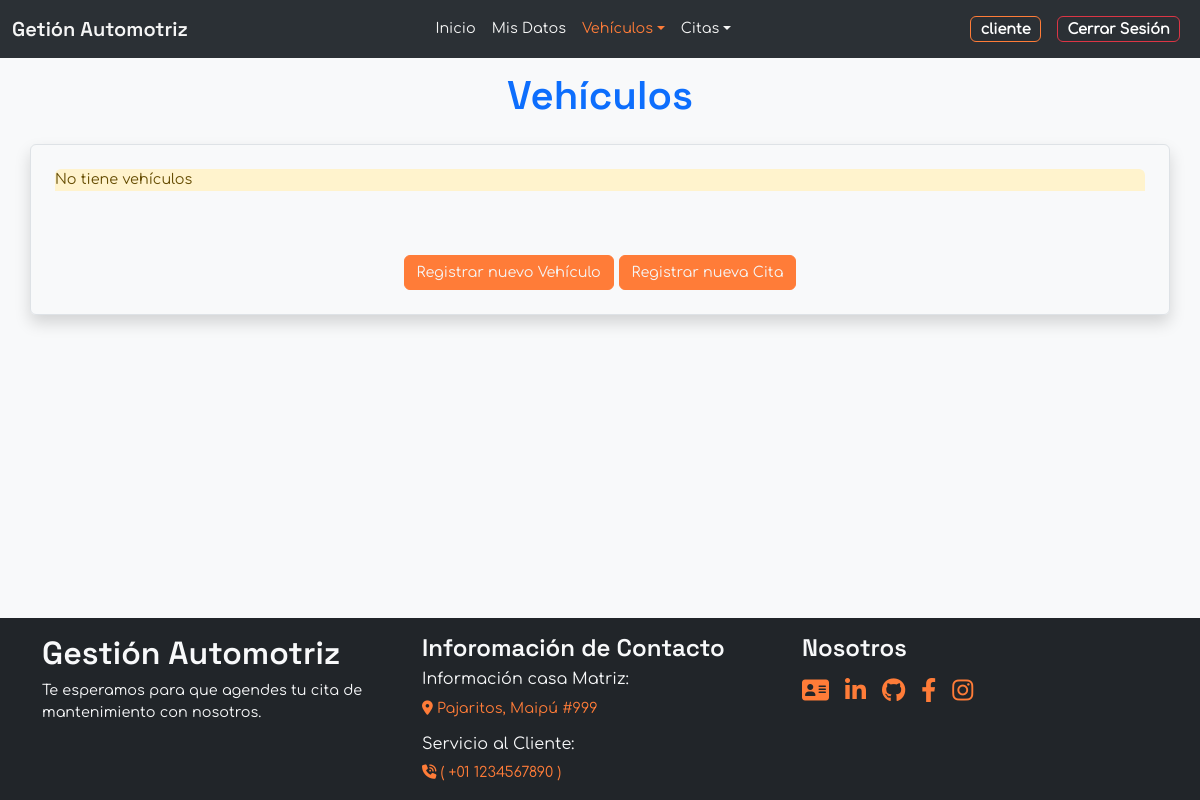
Before: /vehicle/ (signed in) with the older database file.
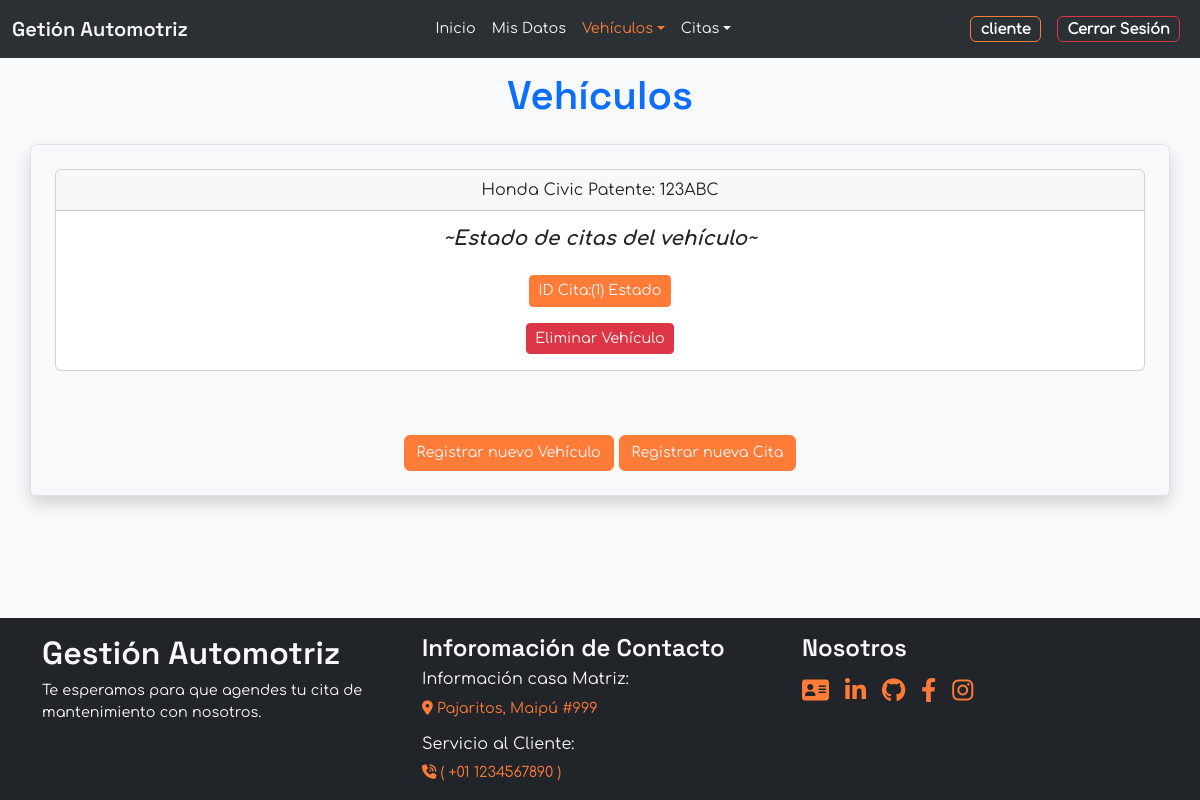
After: the same page with the newer database file.
### Management/models.py (models this page shows, shortened)
class Vehicle(models.Model):
    customer = models.ForeignKey(User,
                                on_delete=models.CASCADE,
                                null=False,
                                blank=False,)
    brand = models.CharField(max_length=50)
    model = models.CharField(max_length=50)
    patent = models.CharField(max_length=10)
    year = models.PositiveIntegerField(default=0)

class Appointment(models.Model):
    vehicle = models.ForeignKey(Vehicle, on_delete=models.SET_NULL, null=True)
    attention = models.ForeignKey(Attention, on_delete=models.CASCADE)
    date_register = models.DateField()
    date_created = models.DateTimeField(auto_now_add=True) # auto add: ingresa time automaticamente si no se ingresa manualmente
    date_finished = models.DateTimeField(null=True, blank=True) # Blank , se puede dejar vacio para llenado posterior
    mechanic = models.ForeignKey(Mechanic, on_delete=models.CASCADE)
    workshop = models.ForeignKey(Workshop, on_delete=models.CASCADE)
    description_customer = models.TextField(null=True, blank=True)
    inprogress = models.BooleanField(default=False)
    completed = models.BooleanField(default=False)

### Management/views.py (the view)
# urls.py: path('vehicle/', views.list_vehicles , name='vehicle'),
@login_required
@customer_required
def list_vehicles(request):
    vehicles = Vehicle.objects.filter(customer=request.user).prefetch_related('appointment_set__job_set')
    error = 'No tiene vehículos'
    return render(request, 'vehicle.html', {
        'list_vehicle': vehicles,
        'error': error
    })

### Management/templates/customers/vehicle.html (shortened to what this page needs)
{% extends 'base_customer.html' %}
{% block header %}
    <h1>Vehículos</h1>
{% endblock header %}
{% block content %}
    {% if list_vehicle %}
        {% for vehicle in list_vehicle %}
        <div class="card text-center">
            <div class="card-header">
                {{ vehicle.brand|capfirst }}
                {{ vehicle.model|capfirst }}
                Patente: {{ vehicle.patent }}
            </div>
            <div class="card-body">
                <h5 class="card-title fst-italic ">~Estado de citas del vehículo~</h5>
                {% for appointment in vehicle.appointment_set.all %}
                    {% if appointment.inprogress and appointment.job_set.all %}
                        <a class="btn btn-sm btn-primary mt-3" href="{% url 'state_vehicle' appointment.id %}">
                                ID Cita:({{ appointment.id }}) Estado
                        </a>
                    {% elif appointment.inprogress and not appointment.job_set.all %}
                        <button class="btn btn-sm btn-outline-danger mt-3">
                            ID Cita:({{ appointment.id }}) Eliminada
                        </button>
                    {% else %}
                        <button class="btn btn-sm btn-outline-primary mt-3" disabled>
                            ID Cita:({{ appointment.id }}) En espera
                        </button>
                    {% endif %}
                {% endfor %}
                <br>
                <form action="{% url 'delete_vehicle' vehicle.id %}" method="POST" class="confirm-form">
                    <button class="btn btn-sm btn-danger mt-3 confirm-button" data-action="delete">
                        Eliminar Vehículo
                    </button>
                </form>
            </div>
        </div>
        {% endfor %}
    {% else %}
        <li class="list-group-item list-group-item-warning mb-5">{{ error }}</li>
    {% endif %}
<div class="mx-auto text-center mt-5">
        <a class="btn btn-primary mt-3"href="{% url 'register_vehicle' %}">
            Registrar nuevo Vehículo
        </a>
        <a class="btn btn-primary mt-3" href="{% url 'register_date' %}">
            Registrar nueva Cita
        </a>
</div>
{% endblock content %}

Changed rows visible on the page:
added Vehicle: brand "Honda", model "Civic", patent "123ABC"
added Appointment: id "1"
Other visible differences:
{{ error }}: "No tiene vehículos" → (not shown)
